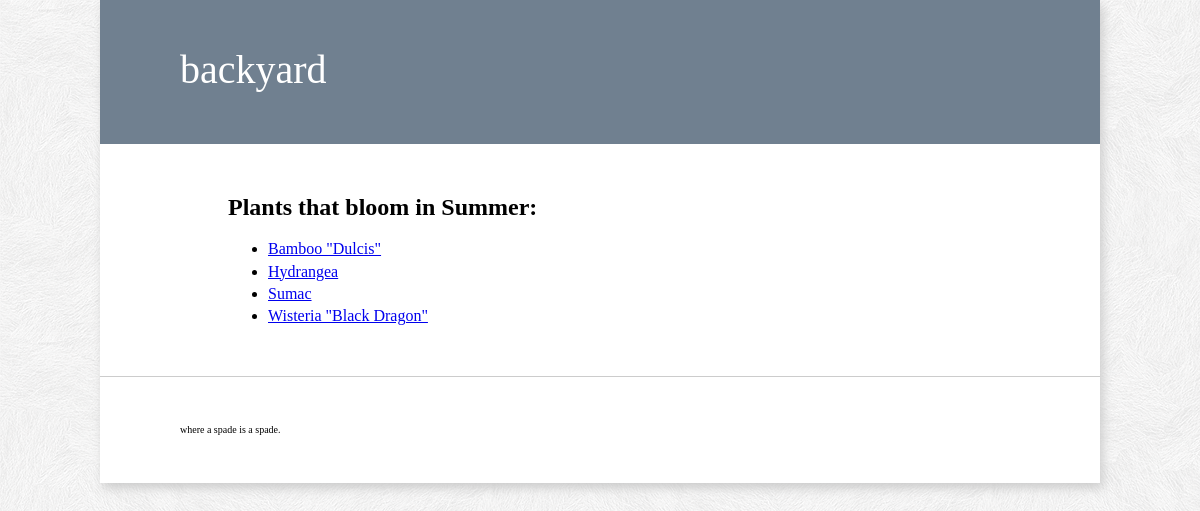
Screenshot of /plants/bloom_time/Summer/ with the database file from the repository.
### plant/models.py (models this page shows)
class Plant(models.Model):
    common_name = models.CharField(max_length=50)
    genus = models.CharField(max_length=50)
    species = models.CharField(max_length=50)
    zone = models.IntegerField()
    featureColor = models.CharField(max_length=20)
    nativeRegion = models.CharField(max_length=50)
    thingy = models.CharField(max_length=50, blank="True")
    plantDescription = models.TextField()
    plantType = models.CharField(max_length=20)
    SPRING = 'Spring'
    SUMMER = 'Summer'
    FALL = 'Fall'
    WINTER = 'Winter'
    BLOOM_TIME_CHOICES = (
        (SPRING, 'Spring'),
        (SUMMER, 'Summer'),
        (FALL, 'Fall'),
        (WINTER, 'Winter'),
    )
    bloom_time = models.CharField(max_length=15,
        choices=BLOOM_TIME_CHOICES,
        default=SPRING
    )
    FULL_SUN = 'Full Sun'
    PART_SUN = 'Part Sun'
    SHADE = 'Shade'
    SUN_NEEDS_CHOICES = (
        (FULL_SUN, 'Full Sun'),
        (PART_SUN, 'Part Sun'),
        (SHADE, 'Shade'),
    )
    sun_needs = models.CharField(max_length=15,
        choices=SUN_NEEDS_CHOICES,
        default = FULL_SUN
    )
    def __unicode__(self):
        return self.common_name

### plant/views.py (the view)
def subIndex(request, pk='Zilch'):
    bloomTimeD = {'Spring': 'Spring', 'Summer':'Summer', 'Fall':'Fall', 'Winter': 'Winter',}
    plantTypeD = {'Shrub': 'Shrub', 'Vine':'Vine', 'Tree':'Tree', 'Conifer':'Conifer',}
    sunNeedsD = {'full-sun': 'Full Sun', 'part-sun':'Part Sun', 'shade': 'Shade',}
    if pk in bloomTimeD:
        list_of_stuff = Plant.objects.filter(bloom_time=pk).order_by('common_name')
        other_stuff = Plant.objects.exclude(bloom_time=pk).order_by('common_name')
        pageHeader = ('Plants that bloom in %s:' % pk)
    elif pk in plantTypeD:
        list_of_stuff = Plant.objects.filter(plantType=pk).order_by('common_name')
        other_stuff = 'monkeybanana'
        pageHeader = ('%s-type plants:' % pk)
    elif pk in sunNeedsD:
        sunLabel = sunNeedsD[pk]
        list_of_stuff = Plant.objects.filter(sun_needs=sunLabel).order_by('common_name')
        other_stuff = 'monkeyfuck'
        pageHeader = ('Plants that need %s:' % sunLabel)
    context = {
        'list_of_stuff': list_of_stuff,
        'pk' : pk,
        'pageHeader': pageHeader,
        'other_stuff': other_stuff,
    }
    return render(request, 'plant/subIndex.html', context)

### plant/templates/plant/subIndex.html (shortened to what this page needs)
{% extends 'base.html' %}
{% block content %}
{% if list_of_stuff %}
	<h2>{{ pageHeader }}</h2>
    <ul>
    {% for plant in list_of_stuff %}
        <li><a href="/plants/{{ plant.id }}/">{{ plant.common_name }}</a></li>
    {% endfor %}
    </ul>
{% else %}
    <p>No plants are available at this time.</p>
{% endif %}
{% endblock %}

### plant/static/css/style.css (style rules this page uses)
body { color: black; font-family: 'Palatino', serif; font-size: 16px; line-height: 140%; margin: 0; background: url(../img/subtle_white_feathers.png) repeat white; }

### rows the page displays
Plant: common_name "Bamboo \"Dulcis\""
Plant: common_name "Hydrangea"
Plant: common_name "Sumac"
Plant: common_name "Wisteria \"Black Dragon\""

### other values shown
{{ pageHeader }} "Plants that bloom in Summer:"
